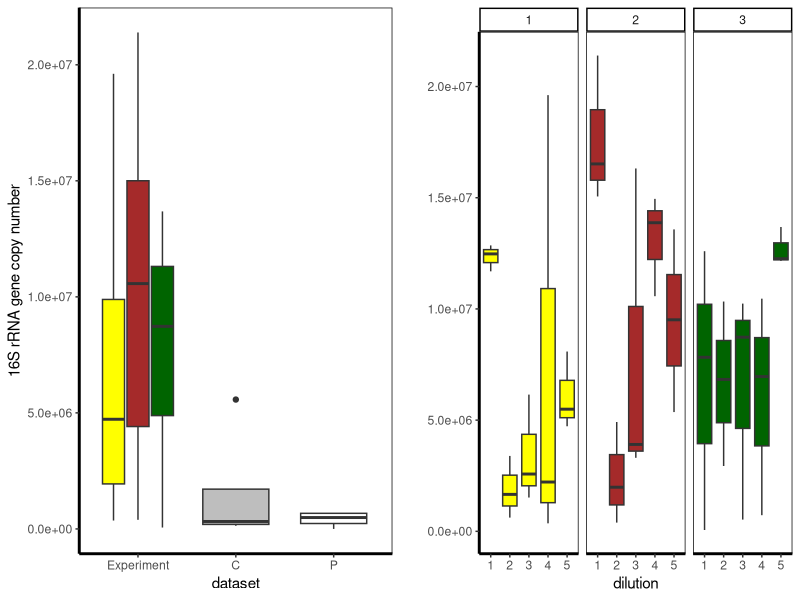

This chart was generated by the following R code:
#title: "FigS7.R"
#author: "Dr CG"
#date:"7/7/2025"

# Description:
# This script generates Figure S7 and performs the associated statistical tests.

# Load libraries
library(ggplot2)
library(gridExtra)
library(car)
library(lme4)

# Set plotting parameters
Theme=theme_classic(base_size=11, base_family="Helvetica") +
  theme(axis.line = element_line(linewidth = 1, colour = "black", linetype = "solid")) +
  theme(plot.title = element_text(size = 12))+ theme(panel.border=element_rect(fill=NA))
Theme2=Theme+ theme(legend.position="none") + theme(panel.border=element_rect(fill=NA))

# Load tables
qpcr.data=read.csv('input_data/Degradation_16Sgene_qPCR_calculations.csv', header=TRUE)

# set up the metadata
qpcr.data$dilution=substr(qpcr.data$Sample, 1,1)
qpcr.data$series=substr(qpcr.data$Sample, 2,2)
qpcr.data$replicate=substr(qpcr.data$Sample, 3,3)
qpcr.data$dataset=substr(qpcr.data$Sample, 2,2)

# metadata edits
qpcr.data$dilution_factor=as.numeric(qpcr.data$dilution) # as continuous but calculating the dilution factor:
# dilution factors for each tube
qpcr.data[which(qpcr.data$dilution_factor==1),which(colnames(qpcr.data)=='dilution_factor')]=0.1
qpcr.data[which(qpcr.data$dilution_factor==2),which(colnames(qpcr.data)=='dilution_factor')]=0.01
qpcr.data[which(qpcr.data$dilution_factor==3),which(colnames(qpcr.data)=='dilution_factor')]=0.001
qpcr.data[which(qpcr.data$dilution_factor==4),which(colnames(qpcr.data)=='dilution_factor')]=0.0001
qpcr.data[which(qpcr.data$dilution_factor==5),which(colnames(qpcr.data)=='dilution_factor')]=0.00001
qpcr.data[which(qpcr.data$dilution_factor==0),which(colnames(qpcr.data)=='dilution_factor')]=1
qpcr.data$dilution_factor=as.numeric(qpcr.data$dilution_factor)
head(qpcr.data)

# separate datasets
qpcr.data[c(which(qpcr.data$dataset==1), which(qpcr.data$dataset==2), which(qpcr.data$dataset==3)),which(colnames(qpcr.data)=='dataset')]='Experiment'
qpcr.data$dataset=factor(qpcr.data$dataset, levels=c('Experiment', 'C', 'P'))

# remove controls for stats
qpcr.data.wc=qpcr.data[-which(qpcr.data$series=='C'),]
qpcr.data.wpc=qpcr.data.wc[-which(qpcr.data.wc$series=='P'),]

# STATISTICAL ANALYSES
# Comparing experiments to controls
mod.cntr=glm(Quantity ~ dataset, data=qpcr.data)
summary(mod.cntr)
Anova(mod.cntr)

# Effect of dilution on 16S rRNA copy number, account for series as random
mod1=lmer(Quantity ~ dilution_factor + (1|series), data=qpcr.data.wpc)
summary(mod1)
Anova(mod1)
mod2=glm(Quantity ~ dilution_factor*series, data=qpcr.data.wpc)
summary(mod2)
Anova(mod2)
# PLOTS
# Comparing experiments to controls
expvscontrol=ggplot(qpcr.data, aes(dataset, Quantity)) + 
  geom_boxplot(aes(fill=series)) +
  Theme2 + ylab('16S rRNA gene copy number') + 
  scale_fill_manual(values=c('yellow', 'brown', 'darkgreen', 'grey', 'white'))
# Effect of dilution and series
exp16S=ggplot(qpcr.data.wpc, aes(dilution, Quantity)) + 
  geom_boxplot(aes(fill=series)) +
  Theme2 + facet_grid(.~ series) + 
  scale_fill_manual(values=c('yellow', 'brown', 'darkgreen'))
# Merge the plots
Abund.plots=arrangeGrob(expvscontrol, exp16S +ylab(''), ncol=2)
plot(Abund.plots)
